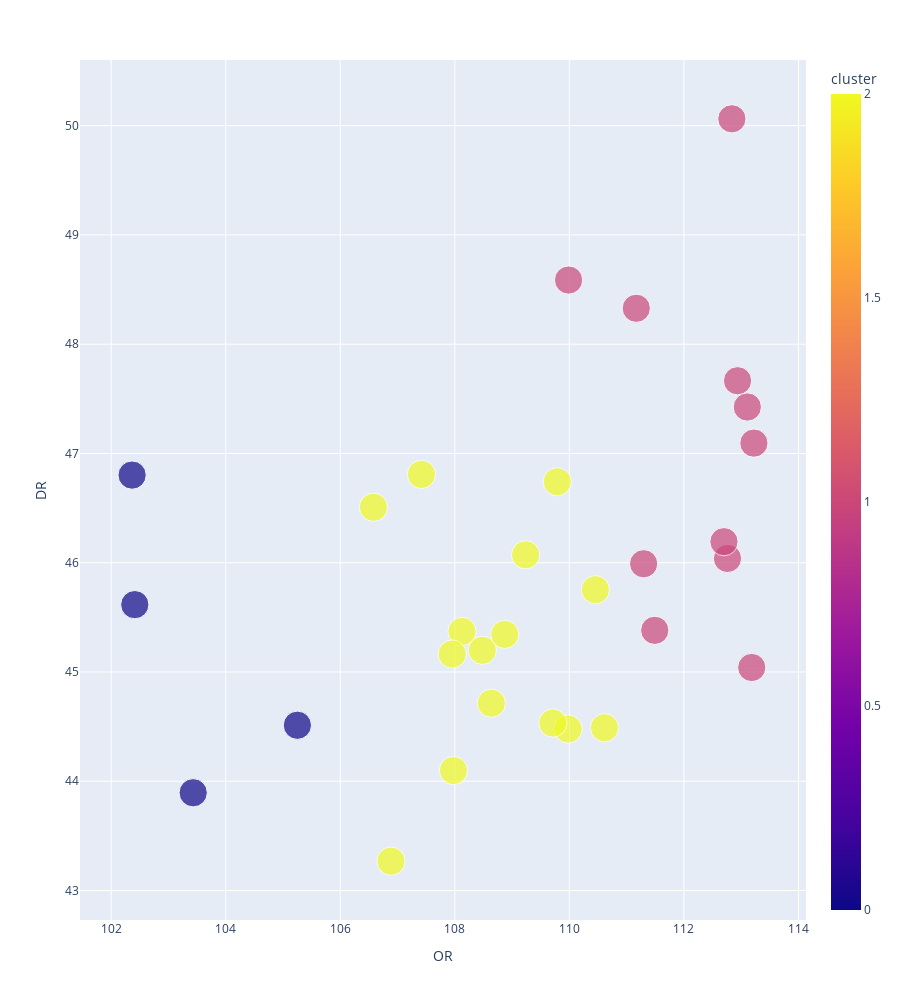

The notebook cell this image was saved under:
### Code cell
px.scatter(teams_season_rating, x='OR', y='DR', color='cluster', hover_data=[ 'AST', 'DREB', 'STL', 'BLK'], height=1000, size=np.repeat(10, len(teams_season_rating)))

### Figure 1 — Plotly figure (JSON) as saved in the notebook; plotly's stock layout.template omitted (floating-point values rounded to 4 significant figures)
{"data": [{"customdata": [[24.6, 33.94, 7.159, 4.244], [24.83, 35.55, 7.207, 5.829], [25.17, 33.98, 7.073, 4.183], [24.96, 33.24, 8.293, 4], [23.88, 33.66, 7.134, 4.098], [23.39, 33.77, 6.732, 3.963], [27.79, 34.94, 7.22, 3.72], [27.11, 35.73, 8.768, 4.537], [23.56, 32.44, 7.317, 4.659], [24.01, 34.88, 7.415, 4.951], [24, 34.46, 7.634, 5.183], [25.49, 33.88, 7.39, 3.232], [23.9, 36.46, 7.598, 3.976], [25.68, 32.93, 8.793, 5.61], [25.26, 34.1, 7.098, 5.463], [21.87, 34.65, 6.951, 4.866], [23.74, 35.18, 6.768, 4.476], [25.38, 32.57, 7.098, 5.573], [23.72, 33.78, 7.72, 5.305], [27.37, 35.52, 8.561, 4.378], [22.93, 32.45, 8.012, 4.463], [23.7, 33.38, 7.171, 4.5], [27.91, 34.33, 7.634, 4.915], [22.22, 35.21, 7.585, 4.634], [22.06, 31.98, 9, 4.585], [22.39, 35.56, 7.171, 4.902], [25.99, 35.04, 9.756, 6.5], [25.02, 34.12, 6.366, 4.951], [23.46, 32.01, 7.683, 4.793], [28.07, 33.74, 8.622, 4.902]], "hovertemplate": "OR=%{x}<br>DR=%{y}<br>size=%{marker.size}<br>AST=%{customdata[0]}<br>DREB=%{customdata[1]}<br>STL=%{customdata[2]}<br>BLK=%{customdata[3]}<br>cluster=%{marker.color}<extra></extra>", "legendgroup": "", "marker": {"color": [1, 1, 2, 2, 2, 2, 1, 1, 2, 2, 2, 2, 1, 1, 1, 2, 0, 2, 2, 1, 0, 2, 2, 0, 2, 1, 1, 2, 0, 1], "coloraxis": "coloraxis", "size": [10, 10, 10, 10, 10, 10, 10, 10, 10, 10, 10, 10, 10, 10, 10, 10, 10, 10, 10, 10, 10, 10, 10, 10, 10, 10, 10, 10, 10, 10], "sizemode": "area", "sizeref": 0.025, "symbol": "circle"}, "mode": "markers", "name": "", "orientation": "v", "showlegend": false, "type": "scatter", "x": [113.2, 111.2, 108.1, 108.5, 110.6, 108.6, 111.5, 110.0, 106.9, 107.4, 109.2, 110.0, 113.2, 112.8, 111.3, 106.6, 102.4, 109.7, 109.8, 112.9, 105.3, 108.0, 110.5, 102.4, 108.9, 113.1, 112.8, 108.0, 103.4, 112.7], "xaxis": "x", "y": [45.04, 48.33, 45.37, 45.2, 44.49, 44.71, 45.38, 48.59, 43.27, 46.81, 46.07, 44.48, 47.09, 46.04, 45.99, 46.51, 45.62, 44.53, 46.74, 47.67, 44.51, 44.1, 45.75, 46.8, 45.34, 47.43, 50.06, 45.16, 43.89, 46.19], "yaxis": "y"}], "layout": {"coloraxis": {"colorbar": {"title": {"text": "cluster"}}, "colorscale": [[0, "#0d0887"], [0.1111, "#46039f"], [0.2222, "#7201a8"], [0.3333, "#9c179e"], [0.4444, "#bd3786"], [0.5556, "#d8576b"], [0.6667, "#ed7953"], [0.7778, "#fb9f3a"], [0.8889, "#fdca26"], [1, "#f0f921"]]}, "height": 1000, "legend": {"itemsizing": "constant", "tracegroupgap": 0}, "margin": {"t": 60}, "xaxis": {"anchor": "y", "domain": [0, 1], "title": {"text": "OR"}}, "yaxis": {"anchor": "x", "domain": [0, 1], "title": {"text": "DR"}}}}
